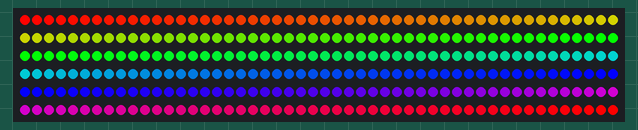
This sketch was run on a simulated Arduino Uno, built with avr-gcc and run on an emulated ATmega328P. Parts: 300 RGB LEDs in strip order, left to right, continuing on the next row. The strip is taken to match the declared colour order.

Above: at 0.14 s.
At 5.05 s:
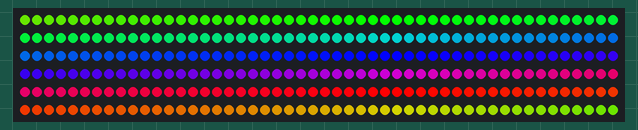
At 10.1 s:
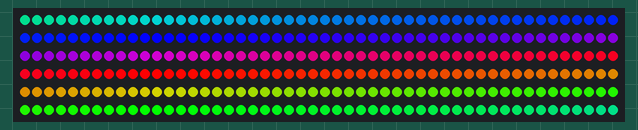
At 20.05 s:
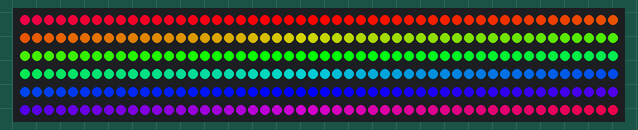
At 29.93 s:
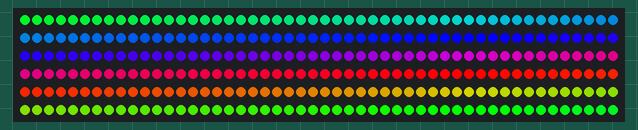
At 39.89 s:
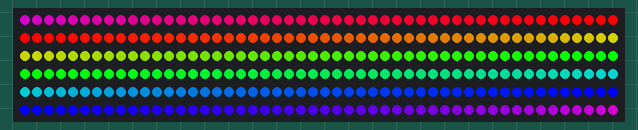

The sketch:

neopixel_rainbow.ino
```cpp
#include <Adafruit_NeoPixel.h>

class Strip
{
public:
  uint8_t   effect;
  uint8_t   effects;
  uint16_t  effStep;
  unsigned long effStart;
  Adafruit_NeoPixel strip;
  Strip(uint16_t leds, uint8_t pin, uint8_t toteffects, uint16_t striptype) : strip(leds, pin, striptype) {
    effect = -1;
    effects = toteffects;
    Reset();
  }
  void Reset(){
    effStep = 0;
    effect = (effect + 1) % effects;
    effStart = millis();
  }
};

struct Loop
{
  uint8_t currentChild;
  uint8_t childs;
  bool timeBased;
  uint16_t cycles;
  uint16_t currentTime;
  Loop(uint8_t totchilds, bool timebased, uint16_t tottime) {currentTime=0;currentChild=0;childs=totchilds;timeBased=timebased;cycles=tottime;}
};

Strip strip_0(300, 5, 300, NEO_RGB + NEO_KHZ800);
struct Loop strip0loop0(1, false, 1);

//[GLOBAL_VARIABLES]

void setup() {

  //Your setup here:

  strip_0.strip.begin();
}

void loop() {

  //Your code here:

  strips_loop();
}

void strips_loop() {
  if(strip0_loop0() & 0x01)
    strip_0.strip.show();
}

uint8_t strip0_loop0() {
  uint8_t ret = 0x00;
  switch(strip0loop0.currentChild) {
    case 0:
           ret = strip0_loop0_eff0();break;
  }
  if(ret & 0x02) {
    ret &= 0xfd;
    if(strip0loop0.currentChild + 1 >= strip0loop0.childs) {
      strip0loop0.currentChild = 0;
      if(++strip0loop0.currentTime >= strip0loop0.cycles) {strip0loop0.currentTime = 0; ret |= 0x02;}
    }
    else {
      strip0loop0.currentChild++;
    }
  };
  return ret;
}

uint8_t strip0_loop0_eff0() {
    // Strip ID: 0 - Effect: Rainbow - LEDS: 300
    // Steps: 300 - Delay: 20
    // Colors: 3 (255.0.0, 0.255.0, 0.0.255)
    // Options: rainbowlen=300, toLeft=true,
  if(millis() - strip_0.effStart < 20 * (strip_0.effStep)) return 0x00;
  float factor1, factor2;
  uint16_t ind;
  for(uint16_t j=0;j<300;j++) {
    ind = strip_0.effStep + j * 1;
    switch((int)((ind % 300) / 100)) {
      case 0: factor1 = 1.0 - ((float)(ind % 300 - 0 * 100) / 100);
              factor2 = (float)((int)(ind - 0) % 300) / 100;
              strip_0.strip.setPixelColor(j, 255 * factor1 + 0 * factor2, 0 * factor1 + 255 * factor2, 0 * factor1 + 0 * factor2);
              break;
      case 1: factor1 = 1.0 - ((float)(ind % 300 - 1 * 100) / 100);
              factor2 = (float)((int)(ind - 100) % 300) / 100;
              strip_0.strip.setPixelColor(j, 0 * factor1 + 0 * factor2, 255 * factor1 + 0 * factor2, 0 * factor1 + 255 * factor2);
              break;
      case 2: factor1 = 1.0 - ((float)(ind % 300 - 2 * 100) / 100);
              factor2 = (float)((int)(ind - 200) % 300) / 100;
              strip_0.strip.setPixelColor(j, 0 * factor1 + 255 * factor2, 0 * factor1 + 0 * factor2, 255 * factor1 + 0 * factor2);
              break;
    }
  }
  if(strip_0.effStep >= 300) {strip_0.Reset(); return 0x03; }
  else strip_0.effStep++;
  return 0x01;
}
```
